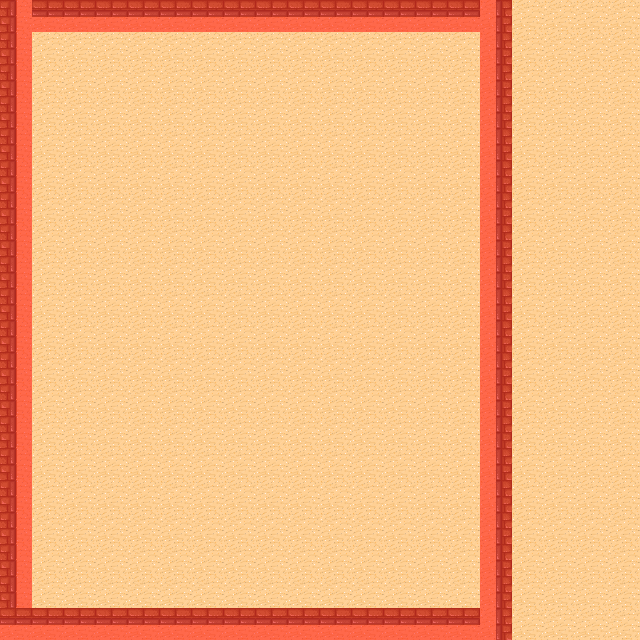

This is a level from a 2D game, rendered from its Tiled map with the project's own tilesets. A one-line summary and the map file follow, with tile-layer data summarised:
An orthogonal 20x20 tile map with 32x32 px tiles, 2 tile layers (Tile Layer 1, Meta), 2 tilesets and 3 objects (2x Item, Start).

<map version="1.0" tiledversion="1.0.3" orientation="orthogonal" renderorder="right-down" width="20" height="20" tilewidth="32" tileheight="32" nextobjectid="4">
 <tileset firstgid="1" source="Dessert.tsx" />
 <tileset firstgid="49" source="Meta.tsx" />
 <layer name="Tile Layer 1" width="20" height="20">
  <data>[400 cells, 400 non-empty, 4 distinct tile ids]</data>
 </layer>
 <layer name="Meta" width="20" height="20">
  <data>[400 cells, 68 non-empty, 1 distinct tile ids]</data>
 </layer>
 <objectgroup name="Objects">
  <object id="1" name="Start" x="160" y="192" width="32" height="32" />
  <object id="2" name="Item" x="320" y="32" width="32" height="32">
   <properties>
    <property name="ItemType" type="int" value="5" />
   </properties>
  </object>
  <object id="3" name="Item" x="64" y="544" width="32" height="32">
   <properties>
    <property name="ItemType" type="int" value="4" />
   </properties>
  </object>
 </objectgroup>
</map>
